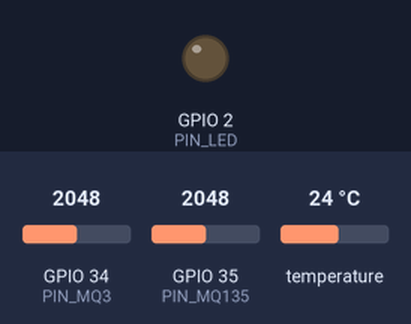
The sketch below on a simulated ESP32. On the bench: output pins drawn as LEDs (lit = HIGH). The inputs (shaded band) are chosen by the test bench; at power-on: GPIO 34 (PIN_MQ3) = 2048, GPIO 35 (PIN_MQ135) = 2048, temperature 24 °C (analog values on the 0–4095 scale). WiFi joins after 1.5 s; servers stay silent unless stated; uploads are accepted with an empty reply; not simulated (calls return 0 or success): secrets.h; what the sketch prints to the serial monitor is not drawn.

Above: at 10.6 s.
At 41.82 s:
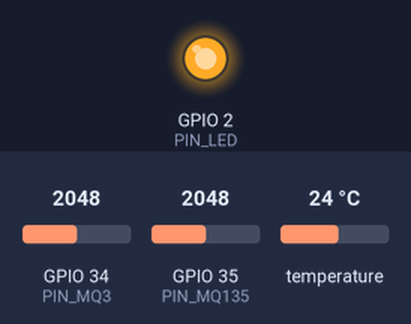
Timing chart, 0 to 50.4 s (numbered marks = the images above):
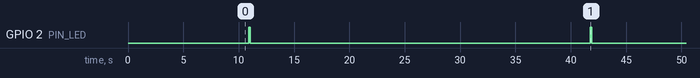

Measured:
- by itself, GPIO 2 (PIN_LED): alternates HIGH for 0.12 s and LOW for 30.7 s

The sketch:

esp32_sensors.ino
```cpp
// AgriTraceBio — Firmware ESP32 capteurs
// Lit DS18B20 + MQ-3 + MQ-135 et envoie les mesures au backend via WiFi.
#include "config.h"
#include "Sensors.h"
#include "WifiManager.h"
#include "Uploader.h"

Sensors      sensors;
WifiManager  wifi;
Uploader     uploader;

static void blink(uint8_t n, unsigned long ms = 120) {
  for (uint8_t i = 0; i < n; ++i) {
    digitalWrite(PIN_LED, HIGH); delay(ms);
    digitalWrite(PIN_LED, LOW);  delay(ms);
  }
}

void setup() {
  Serial.begin(115200);
  delay(300);
  Serial.println("\n=== AgriTraceBio ESP32 capteurs ===");

  pinMode(PIN_LED, OUTPUT);
  digitalWrite(PIN_LED, LOW);

  sensors.begin();
  wifi.begin();

  Serial.println("[boot] chauffe capteurs MQ...");
  delay(WARMUP_MS);
  Serial.println("[boot] prêt");
}

void loop() {
  SensorReading r = sensors.read();
  Serial.printf("[sensors] temp=%.2f°C  eth=%.0f ppm  air=%.0f ppm\n",
                r.temperature_c, r.ethanol_ppm, r.air_quality_ppm);

  if (wifi.ensureConnected()) {
    bool ok = uploader.post(r, CURRENT_LOT_ID, DEVICE_ID);
    blink(ok ? 1 : 3);
  } else {
    blink(5);
  }

  delay(READ_INTERVAL_MS);
}
```

Sensors.cpp
```cpp
#include "Sensors.h"
#include "config.h"
#include <OneWire.h>
#include <DallasTemperature.h>

static OneWire oneWire(PIN_DS18B20);
static DallasTemperature dallas(&oneWire);

void Sensors::begin() {
  dallas.begin();
  dallas.setResolution(11);         // 0.125°C, ~375 ms
  analogReadResolution(12);         // 0..4095
  analogSetPinAttenuation(PIN_MQ3, ADC_11db);
  analogSetPinAttenuation(PIN_MQ135, ADC_11db);
}

SensorReading Sensors::read() {
  SensorReading r;
  r.temperature_c   = readTemperatureC();
  r.ethanol_ppm     = readMq3Ppm();
  r.air_quality_ppm = readMq135Ppm();
  return r;
}

float Sensors::readTemperatureC() {
  dallas.requestTemperatures();
  float t = dallas.getTempCByIndex(0);
  if (t == DEVICE_DISCONNECTED_C || t < -40 || t > 100) return NAN;
  return t;
}

float Sensors::readMq3Ppm() {
  return voltageToPpm(adcToVoltage(analogRead(PIN_MQ3)), MQ3_R0);
}

float Sensors::readMq135Ppm() {
  return voltageToPpm(adcToVoltage(analogRead(PIN_MQ135)), MQ135_R0);
}

float Sensors::adcToVoltage(int raw) {
  return (float)raw * (MQ_VREF / MQ_ADC_MAX);
}

// Conversion approximative Rs/R0 → ppm (courbe simplifiée log-log).
// Formule : ppm ≈ a * (Rs/R0)^b   avec a, b tirés des datasheets MQ.
float Sensors::voltageToPpm(float voltage, float r0) {
  if (voltage < 0.01f) return 0.0f;
  float rs = MQ_RL * (MQ_VREF - voltage) / voltage;
  float ratio = rs / r0;
  const float a = 116.6020682f;
  const float b = -2.769034857f;
  float ppm = a * pow(ratio, b);
  if (isnan(ppm) || ppm < 0) return 0.0f;
  if (ppm > 10000) return 10000;
  return ppm;
}
```

Sensors.h
```cpp
// Lecture des trois capteurs et calcul des grandeurs physiques.
#pragma once
#include <Arduino.h>

struct SensorReading {
  float temperature_c;   // °C, NAN si lecture invalide
  float ethanol_ppm;
  float air_quality_ppm;
};

class Sensors {
 public:
  void begin();
  SensorReading read();
 private:
  float readTemperatureC();
  float readMq3Ppm();
  float readMq135Ppm();
  float adcToVoltage(int raw);
  float voltageToPpm(float voltage, float r0);
};
```

Uploader.cpp
```cpp
#include "Uploader.h"
#include "config.h"
#include <HTTPClient.h>
#include <ArduinoJson.h>

bool Uploader::post(const SensorReading& r,
                    const char* lot_id, const char* device_id) {
  HTTPClient http;
  String url = String(BACKEND_URL) + "/api/measurements";
  http.begin(url);
  http.addHeader("Content-Type", "application/json");
  http.setTimeout(HTTP_TIMEOUT_MS);

  StaticJsonDocument<256> doc;
  doc["lot_id"]           = lot_id;
  doc["device_id"]        = device_id;
  doc["temperature"]      = isnan(r.temperature_c) ? 0.0f : r.temperature_c;
  doc["ethanol_ppm"]      = r.ethanol_ppm;
  doc["air_quality_ppm"]  = r.air_quality_ppm;

  String payload;
  serializeJson(doc, payload);

  Serial.print("[http] POST ");
  Serial.print(url);
  Serial.print(" ← ");
  Serial.println(payload);

  int code = http.POST(payload);
  if (code > 0) {
    Serial.print("[http] réponse ");
    Serial.println(code);
  } else {
    Serial.print("[http] erreur ");
    Serial.println(http.errorToString(code));
  }
  http.end();
  return code >= 200 && code < 300;
}
```

Uploader.h
```cpp
// Envoi HTTP POST des mesures au backend AgriTraceBio.
#pragma once
#include <Arduino.h>
#include "Sensors.h"

class Uploader {
 public:
  // Retourne true si le backend a répondu 2xx.
  bool post(const SensorReading& r, const char* lot_id, const char* device_id);
};
```

WifiManager.cpp
```cpp
#include "WifiManager.h"
#include "config.h"
#include <WiFi.h>

void WifiManager::begin() {
  WiFi.mode(WIFI_STA);
  WiFi.setAutoReconnect(true);
  WiFi.begin(WIFI_SSID, WIFI_PASSWORD);
}

bool WifiManager::ensureConnected() {
  if (WiFi.status() == WL_CONNECTED) return true;

  Serial.print("[wifi] connexion");
  WiFi.disconnect();
  WiFi.begin(WIFI_SSID, WIFI_PASSWORD);
  unsigned long start = millis();
  while (WiFi.status() != WL_CONNECTED &&
         millis() - start < WIFI_TIMEOUT_MS) {
    delay(500);
    Serial.print(".");
  }
  Serial.println();

  if (WiFi.status() == WL_CONNECTED) {
    Serial.print("[wifi] IP=");
    Serial.println(WiFi.localIP());
    return true;
  }
  Serial.println("[wifi] échec, nouvelle tentative au prochain cycle");
  return false;
}

bool WifiManager::isConnected() const {
  return WiFi.status() == WL_CONNECTED;
}
```

WifiManager.h
```cpp
// Connexion WiFi non bloquante avec reconnexion automatique.
#pragma once
#include <Arduino.h>

class WifiManager {
 public:
  void begin();
  bool ensureConnected();     // renvoie true si WiFi.status() == WL_CONNECTED
  bool isConnected() const;
};
```

config.h
```cpp
// Configuration matérielle et paramètres du firmware ESP32.
// Copier secrets.h.example en secrets.h et remplir les identifiants.
#pragma once
#include "secrets.h"

// ---- Broches capteurs ----
#define PIN_DS18B20     4     // OneWire (avec pull-up 4.7 kΩ vers 3V3)
#define PIN_MQ3         34    // ADC1_CH6 (éthanol)
#define PIN_MQ135       35    // ADC1_CH7 (qualité air / CO2 / NH3)
#define PIN_LED         2     // LED d'état intégrée

// ---- Cadence ----
#define READ_INTERVAL_MS      30000UL   // 30 s entre 2 lectures
#define WIFI_TIMEOUT_MS       15000UL
#define HTTP_TIMEOUT_MS       8000UL
#define WARMUP_MS             10000UL   // temps de chauffe capteurs MQ

// ---- Backend ----
// Identifie ce nœud dans le backend
#define DEVICE_ID       "esp32-truck-01"
// Code du lot en cours de transport (à mettre à jour selon le voyage)
#define CURRENT_LOT_ID  "AGR-001"

// ---- Calibration MQ (grossière) ----
// Les capteurs MQ sont non linéaires. Ces coefficients donnent un ordre de
// grandeur en ppm. À raffiner après calibration réelle avec un gaz témoin.
#define MQ_ADC_MAX      4095.0f
#define MQ_VREF         3.3f
#define MQ3_R0          10.0f   // résistance de référence à l'air propre
#define MQ135_R0        76.63f
#define MQ_RL           10.0f   // résistance de charge (kΩ)
```
